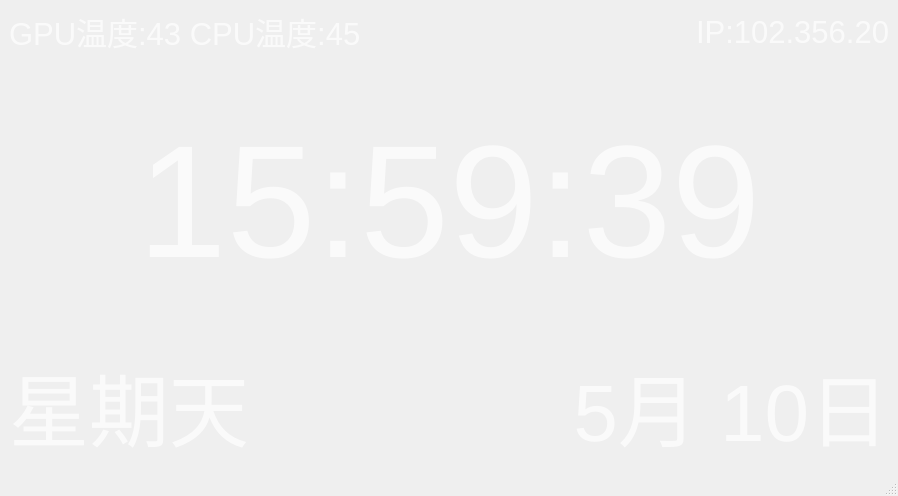
<?xml version="1.0" encoding="UTF-8"?>
<ui version="4.0">
 <class>MainWindow</class>
 <widget class="QMainWindow" name="MainWindow">
  <property name="geometry">
   <rect>
    <x>0</x>
    <y>0</y>
    <width>898</width>
    <height>496</height>
   </rect>
  </property>
  <property name="sizePolicy">
   <sizepolicy hsizetype="Preferred" vsizetype="Preferred">
    <horstretch>0</horstretch>
    <verstretch>0</verstretch>
   </sizepolicy>
  </property>
  <property name="windowTitle">
   <string>MainWindow</string>
  </property>
  <property name="autoFillBackground">
   <bool>false</bool>
  </property>
  <widget class="QWidget" name="centralwidget">
   <property name="sizePolicy">
    <sizepolicy hsizetype="Preferred" vsizetype="Preferred">
     <horstretch>0</horstretch>
     <verstretch>0</verstretch>
    </sizepolicy>
   </property>
   <layout class="QHBoxLayout" name="horizontalLayout">
    <item>
     <layout class="QVBoxLayout" name="verticalLayout">
      <item>
       <layout class="QHBoxLayout" name="horizontalLayout_3">
        <item>
         <layout class="QVBoxLayout" name="verticalLayout_2">
          <item>
           <widget class="QLabel" name="label_Temp">
            <property name="palette">
             <palette>
              <active>
               <colorrole role="WindowText">
                <brush brushstyle="SolidPattern">
                 <color alpha="180">
                  <red>255</red>
                  <green>255</green>
                  <blue>255</blue>
                 </color>
                </brush>
               </colorrole>
              </active>
              <inactive>
               <colorrole role="WindowText">
                <brush brushstyle="SolidPattern">
                 <color alpha="180">
                  <red>255</red>
                  <green>255</green>
                  <blue>255</blue>
                 </color>
                </brush>
               </colorrole>
              </inactive>
              <disabled>
               <colorrole role="WindowText">
                <brush brushstyle="SolidPattern">
                 <color alpha="255">
                  <red>120</red>
                  <green>120</green>
                  <blue>120</blue>
                 </color>
                </brush>
               </colorrole>
              </disabled>
             </palette>
            </property>
            <property name="font">
             <font>
              <pointsize>23</pointsize>
             </font>
            </property>
            <property name="text">
             <string>GPU温度:43 CPU温度:45 </string>
            </property>
           </widget>
          </item>
         </layout>
        </item>
        <item>
         <layout class="QVBoxLayout" name="verticalLayout_4">
          <item>
           <widget class="QLabel" name="label_IP">
            <property name="palette">
             <palette>
              <active>
               <colorrole role="WindowText">
                <brush brushstyle="SolidPattern">
                 <color alpha="180">
                  <red>255</red>
                  <green>255</green>
                  <blue>255</blue>
                 </color>
                </brush>
               </colorrole>
              </active>
              <inactive>
               <colorrole role="WindowText">
                <brush brushstyle="SolidPattern">
                 <color alpha="180">
                  <red>255</red>
                  <green>255</green>
                  <blue>255</blue>
                 </color>
                </brush>
               </colorrole>
              </inactive>
              <disabled>
               <colorrole role="WindowText">
                <brush brushstyle="SolidPattern">
                 <color alpha="255">
                  <red>120</red>
                  <green>120</green>
                  <blue>120</blue>
                 </color>
                </brush>
               </colorrole>
              </disabled>
             </palette>
            </property>
            <property name="font">
             <font>
              <pointsize>23</pointsize>
             </font>
            </property>
            <property name="text">
             <string>IP:102.356.20</string>
            </property>
            <property name="alignment">
             <set>Qt::AlignRight|Qt::AlignTrailing|Qt::AlignVCenter</set>
            </property>
           </widget>
          </item>
         </layout>
        </item>
       </layout>
      </item>
      <item>
       <spacer name="verticalSpacer">
        <property name="orientation">
         <enum>Qt::Vertical</enum>
        </property>
        <property name="sizeHint" stdset="0">
         <size>
          <width>20</width>
          <height>40</height>
         </size>
        </property>
       </spacer>
      </item>
      <item>
       <widget class="QLabel" name="label">
        <property name="sizePolicy">
         <sizepolicy hsizetype="Minimum" vsizetype="Minimum">
          <horstretch>0</horstretch>
          <verstretch>0</verstretch>
         </sizepolicy>
        </property>
        <property name="baseSize">
         <size>
          <width>0</width>
          <height>0</height>
         </size>
        </property>
        <property name="palette">
         <palette>
          <active>
           <colorrole role="WindowText">
            <brush brushstyle="SolidPattern">
             <color alpha="180">
              <red>255</red>
              <green>255</green>
              <blue>255</blue>
             </color>
            </brush>
           </colorrole>
          </active>
          <inactive>
           <colorrole role="WindowText">
            <brush brushstyle="SolidPattern">
             <color alpha="180">
              <red>255</red>
              <green>255</green>
              <blue>255</blue>
             </color>
            </brush>
           </colorrole>
          </inactive>
          <disabled>
           <colorrole role="WindowText">
            <brush brushstyle="SolidPattern">
             <color alpha="255">
              <red>120</red>
              <green>120</green>
              <blue>120</blue>
             </color>
            </brush>
           </colorrole>
          </disabled>
         </palette>
        </property>
        <property name="font">
         <font>
          <family>Arial</family>
          <pointsize>120</pointsize>
          <weight>50</weight>
          <bold>false</bold>
         </font>
        </property>
        <property name="autoFillBackground">
         <bool>false</bool>
        </property>
        <property name="text">
         <string>15:59:39</string>
        </property>
        <property name="alignment">
         <set>Qt::AlignCenter</set>
        </property>
       </widget>
      </item>
      <item>
       <spacer name="verticalSpacer_2">
        <property name="orientation">
         <enum>Qt::Vertical</enum>
        </property>
        <property name="sizeHint" stdset="0">
         <size>
          <width>20</width>
          <height>40</height>
         </size>
        </property>
       </spacer>
      </item>
      <item>
       <layout class="QVBoxLayout" name="verticalLayout_3">
        <item>
         <layout class="QHBoxLayout" name="horizontalLayout_2">
          <item>
           <widget class="QLabel" name="label_2">
            <property name="palette">
             <palette>
              <active>
               <colorrole role="WindowText">
                <brush brushstyle="SolidPattern">
                 <color alpha="180">
                  <red>255</red>
                  <green>255</green>
                  <blue>255</blue>
                 </color>
                </brush>
               </colorrole>
              </active>
              <inactive>
               <colorrole role="WindowText">
                <brush brushstyle="SolidPattern">
                 <color alpha="180">
                  <red>255</red>
                  <green>255</green>
                  <blue>255</blue>
                 </color>
                </brush>
               </colorrole>
              </inactive>
              <disabled>
               <colorrole role="WindowText">
                <brush brushstyle="SolidPattern">
                 <color alpha="255">
                  <red>120</red>
                  <green>120</green>
                  <blue>120</blue>
                 </color>
                </brush>
               </colorrole>
              </disabled>
             </palette>
            </property>
            <property name="font">
             <font>
              <family>Arial</family>
              <pointsize>60</pointsize>
             </font>
            </property>
            <property name="text">
             <string>星期天</string>
            </property>
           </widget>
          </item>
          <item>
           <widget class="QLabel" name="label_3">
            <property name="palette">
             <palette>
              <active>
               <colorrole role="WindowText">
                <brush brushstyle="SolidPattern">
                 <color alpha="180">
                  <red>255</red>
                  <green>255</green>
                  <blue>255</blue>
                 </color>
                </brush>
               </colorrole>
              </active>
              <inactive>
               <colorrole role="WindowText">
                <brush brushstyle="SolidPattern">
                 <color alpha="180">
                  <red>255</red>
                  <green>255</green>
                  <blue>255</blue>
                 </color>
                </brush>
               </colorrole>
              </inactive>
              <disabled>
               <colorrole role="WindowText">
                <brush brushstyle="SolidPattern">
                 <color alpha="255">
                  <red>120</red>
                  <green>120</green>
                  <blue>120</blue>
                 </color>
                </brush>
               </colorrole>
              </disabled>
             </palette>
            </property>
            <property name="font">
             <font>
              <family>Arial</family>
              <pointsize>60</pointsize>
             </font>
            </property>
            <property name="layoutDirection">
             <enum>Qt::LeftToRight</enum>
            </property>
            <property name="text">
             <string>5月 10日</string>
            </property>
            <property name="alignment">
             <set>Qt::AlignRight|Qt::AlignTrailing|Qt::AlignVCenter</set>
            </property>
           </widget>
          </item>
         </layout>
        </item>
       </layout>
      </item>
     </layout>
    </item>
   </layout>
  </widget>
  <widget class="QMenuBar" name="menubar">
   <property name="geometry">
    <rect>
     <x>0</x>
     <y>0</y>
     <width>898</width>
     <height>26</height>
    </rect>
   </property>
  </widget>
  <widget class="QStatusBar" name="statusbar"/>
 </widget>
 <resources/>
 <connections/>
</ui>
